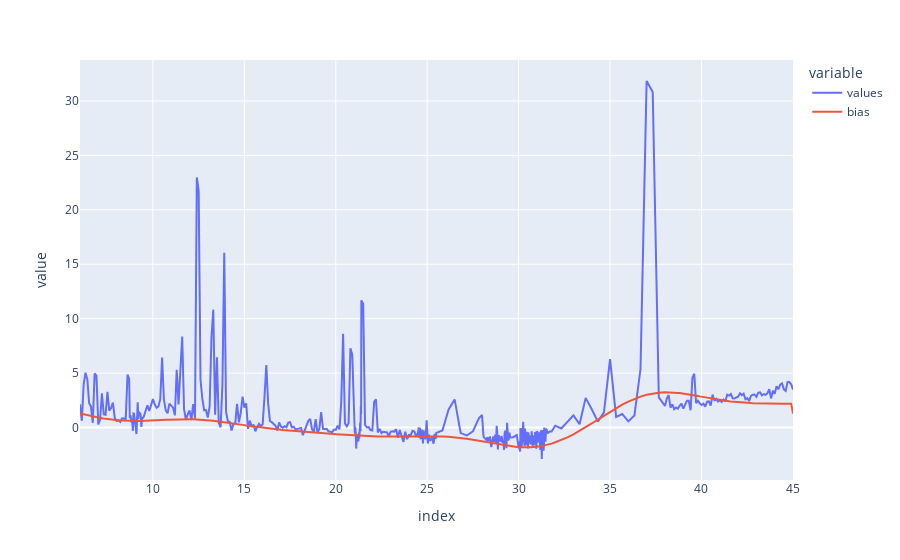

Notebook code cell kept with this figure:
### Markdown cell above
On observe que le biais n'est pas bien calculé, car les différents intervalles ont une periode d'échantillonnage différente.<br>
Il faut donc calculer en prenant en compte cette periode, pour chaque intervalle. <br>
C'est le but de la fonction `computeBiasByPart`.

### Code cell
bias2 = tools.computeBiasWithResample(newdf).iloc[tools.PADDING:-tools.PADDING]
newdf['bias'] = tools.resizeBias(newdf, bias2)
newdf.plot()

### Figure 1 — Plotly figure (JSON) as saved in the notebook; plotly's stock layout.template omitted (floating-point values rounded to 4 significant figures; data arrays with more than 128 entries replaced by an {"elided": "..."} marker saying what was removed)
{"data": [{"hovertemplate": "variable=values<br>index=%{x}<br>value=%{y}<extra></extra>", "legendgroup": "values", "line": {"color": "#636efa", "dash": "solid"}, "mode": "lines", "name": "values", "orientation": "v", "showlegend": true, "type": "scatter", "x": {"elided": "493 float values"}, "xaxis": "x", "y": {"elided": "493 float values"}, "yaxis": "y"}, {"hovertemplate": "variable=bias<br>index=%{x}<br>value=%{y}<extra></extra>", "legendgroup": "bias", "line": {"color": "#EF553B", "dash": "solid"}, "mode": "lines", "name": "bias", "orientation": "v", "showlegend": true, "type": "scatter", "x": {"elided": "493 float values"}, "xaxis": "x", "y": {"elided": "493 float values"}, "yaxis": "y"}], "layout": {"legend": {"title": {"text": "variable"}, "tracegroupgap": 0}, "margin": {"t": 60}, "xaxis": {"anchor": "y", "domain": [0, 1], "title": {"text": "index"}}, "yaxis": {"anchor": "x", "domain": [0, 1], "title": {"text": "value"}}}}
